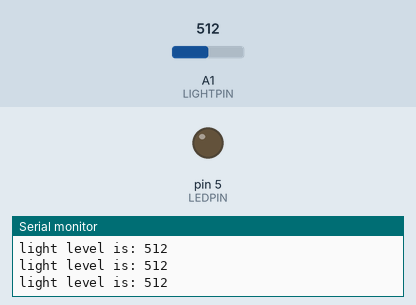
This sketch was run on a simulated Arduino Uno, built with avr-gcc and run on an emulated ATmega328P. Shown: output pins drawn as LEDs (lit = HIGH), the last lines printed to the serial monitor. The test bench sets the inputs (shaded band); at power-on: A1 (LIGHTPIN) = 512.

Above: at 1.2 s.
1.3 s: A1 (LIGHTPIN) set to 0
At 2.4 s:
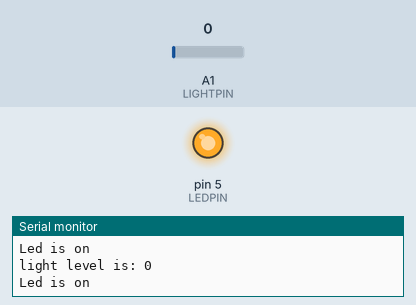
2.8 s: A1 (LIGHTPIN) set to 122
At 3.1 s:
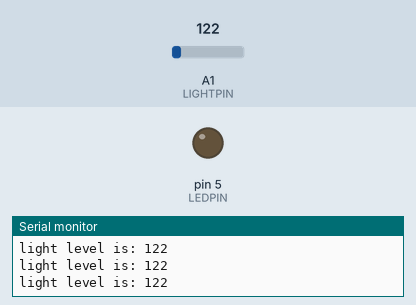
Timing chart, 0 to 5.8 s (numbered marks = the images above; inputs shaded):
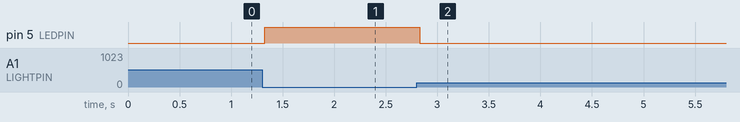

Measured:
- after the input at 1.3 s, pin 5 (LEDPIN): LOW → HIGH at once
- after the input at 2.8 s, pin 5 (LEDPIN): HIGH → LOW at once

The sketch:

serial_monitor.ino
```cpp
// (licence header left out)
#define LIGHTPIN A1    //pin which will read the value of the phototransistor
#define LEDPIN 5      //pin which will turn on/off the LED
void setup() {
  pinMode(LEDPIN,OUTPUT);  //set LEDPIN to be an output
  Serial.begin(9600);     //start Serial with 9600 baud rate

}

void loop() {
    int light = analogRead(LIGHTPIN);   //read the value of the phototransistor. store that value inside of 'light'
    Serial.print("light level is: ");   //print to serial monitor
    Serial.println(light);             //print value of 'light' to serial monitor, then print new line
    if(light < 1) {                    //if value read from phototransistor is less than 1
      digitalWrite(LEDPIN,HIGH);       //turn on LED
      Serial.println("Led is on");     //print message to serial monitor.
    }
    else {
      digitalWrite(LEDPIN,LOW);  //otherwise, turn off LED
    }
}
```
